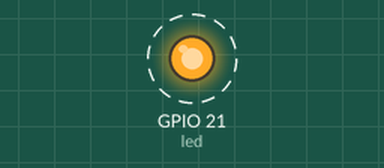
Bench run of a program on a simulated Raspberry Pi (BCM pin numbers). On the bench: output pins drawn as LEDs (lit = HIGH). Dashed ring = blinking.

Above: at 0.5 s.
Timing chart, 0 to 4.6 s (numbered marks = the images above):
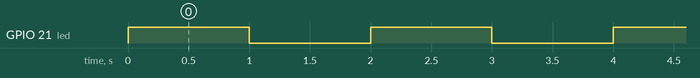

Measured:
- by itself, GPIO 21 (led): alternates HIGH for 1.0 s and LOW for 1.0 s

The program:

01-blinkled.py
```python
import RPi.GPIO as GPIO
import time

GPIO.setmode(GPIO.BCM)
GPIO.setwarnings(False)

led = 21

GPIO.setup(led,GPIO.OUT)

while True:
    GPIO.output(led,1)
    time.sleep(1)
    GPIO.output(led,0)
    time.sleep(1)

GPIO.cleanup()
```
